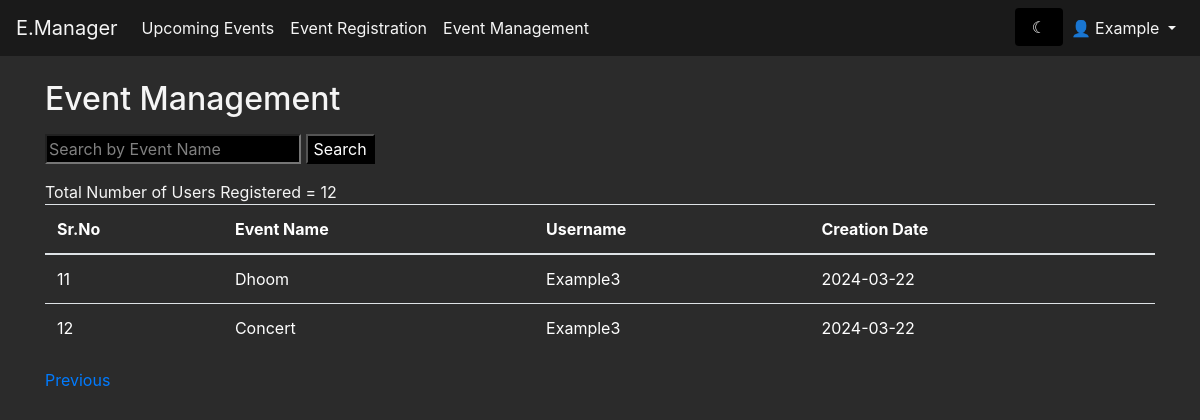
The page /event_manager?page=2 (signed in) on the database as committed earlier.
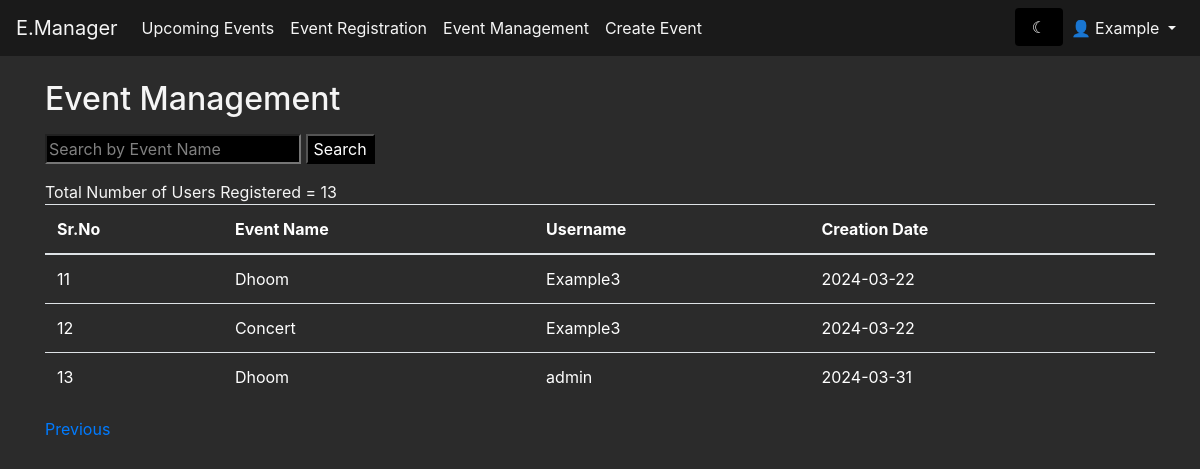
The same page on the database as committed later.
### modules/models.py (models this page shows, shortened)
class Registration(db.Model):
    id = db.Column(db.Integer, primary_key=True)
    user_id = db.Column(db.Integer, db.ForeignKey('user.id'))
    event_id = db.Column(db.Integer, db.ForeignKey('event.id'))
    date_created = db.Column(db.DateTime, default=datetime.utcnow)
    user = db.relationship('User', backref=db.backref('registrations', lazy=True))
    event = db.relationship('Event', backref=db.backref('registrations', lazy=True))

class Event(db.Model):
    id = db.Column(db.Integer, primary_key=True)
    title = db.Column(db.String(80), nullable=False)
    description = db.Column(db.String(200), nullable=False)
    date = db.Column(db.DateTime, nullable=False)
    location = db.Column(db.String(80), nullable=False)
    organizer_name = db.Column(db.String(80), nullable=True)
    creator_id = db.Column(db.Integer, db.ForeignKey('user.id'))
    creator = db.relationship('User', backref=db.backref('events', lazy=True))

### modules/event.py (the view, shortened to what this page needs)
@app.route('/event_manager', methods=['GET', 'POST'])
def event_manager():
    page = request.args.get('page', 1, type=int)
    reg = Registration.query.paginate(page=page, per_page=10, error_out=False)
    total_result = Registration.query.count()
    msg = get_flashed_messages()
    return render_template('event_manager.html', events=reg, msg=msg, total_result=total_result)

### modules/templates/event_manager.html (shortened to what this page needs)
<!DOCTYPE html>
<html lang="en" xmlns="http://www.w3.org/1999/html">
  <head>
    <link
      href="https://stackpath.bootstrapcdn.com/bootstrap/4.5.0/css/bootstrap.min.css"
      rel="stylesheet"
    />
    <link
      rel="stylesheet"
      href="{{url_for('static',filename='css/dashboard.css')}}"
    />
  </head>
  <body class="{{ session['theme'] }}">
    <nav class="navbar navbar-expand-lg navbar-light bg-light">
      <a class="navbar-brand" href="/event">E.Manager</a>
      <div class="collapse navbar-collapse" id="navbarNav">
        <ul class="navbar-nav">
          <li class="nav-item">
            <a class="nav-link" href="/event">Upcoming Events</a>
          </li>
          <li class="nav-item">
            <a class="nav-link" href="/event">Event Registration</a>
          </li>
          <li class="nav-item">
            <a class="nav-link" href="/event_manager">Event Management</a>
          </li>
          {% if 'role' in session and session['role'] == 'Admin' or 'role' in
          session and session['role'] == 'Co-Admin' %}
          <li class="nav-item">
            <a class="nav-link" href="/event/create">Create Event</a>
          </li>
          {% endif %}
        </ul>
        <ul class="navbar-nav ml-auto">
          <form action="/toggle_theme" method="post" id="toggle-theme-form">
            <input type="submit" class="form-control border-0" value="{% if session['theme'] == 'light-theme' %} &#9788 {% else %} &#9790 {% endif %}" />
          </form>
          {% if 'username' in session %}
          <li class="nav-item dropdown">
            <a
              class="nav-link dropdown-toggle"
              href="#"
              id="navbarDropdown"
              role="button"
              data-toggle="dropdown"
              aria-haspopup="true"
              aria-expanded="false"
            >
              👤 {{ session['username'] }}
            </a>
          </li>
          {% endif %}
        </ul>
      </div>
    </nav>
    <div class="container mt-4">
      <h2 class="mb-3">Event Management</h2>
      <form method="POST" class="mb-3">
        <input type="text" name="search" placeholder="Search by Event Name" />
        <input type="submit" value="Search" />
      </form>
      <a>Total Number of Users Registered = {{ total_result }} </a>
      <table class="table mb-3">
        <thead>
          <tr>
            <th>Sr.No</th>
            <th>Event Name</th>
            <th>Username</th>
            <th>Creation Date</th>
          </tr>
        </thead>
        <tbody id="userTable">
          {% for event in events %}
          <tr>
            <td>{{ event.id }}</td>
            <td>{{ event.event.title}}</td>
            <td>{{ event.user_id}}</td>
            <td>{{ event.date_created.strftime('%Y-%m-%d') }}</td>
          </tr>
          {% endfor %}
        </tbody>
      </table>
      <div class="pagination">
        {% if events.has_prev %}
        <a href="{{ url_for('event_manager', page=events.prev_num) }}"
          >Previous</a
        >
        {% endif %}
      </div>
    </div>
  </body>
</html>

Rows that differ between the two databases and show on the page:
added Registration: id "13", event "Dhoom", user_id "admin", date_created "2024-03-31"
Other text that changed with them:
{{ total_result }}: "12" → "13"
text now shown: "Create Event"
